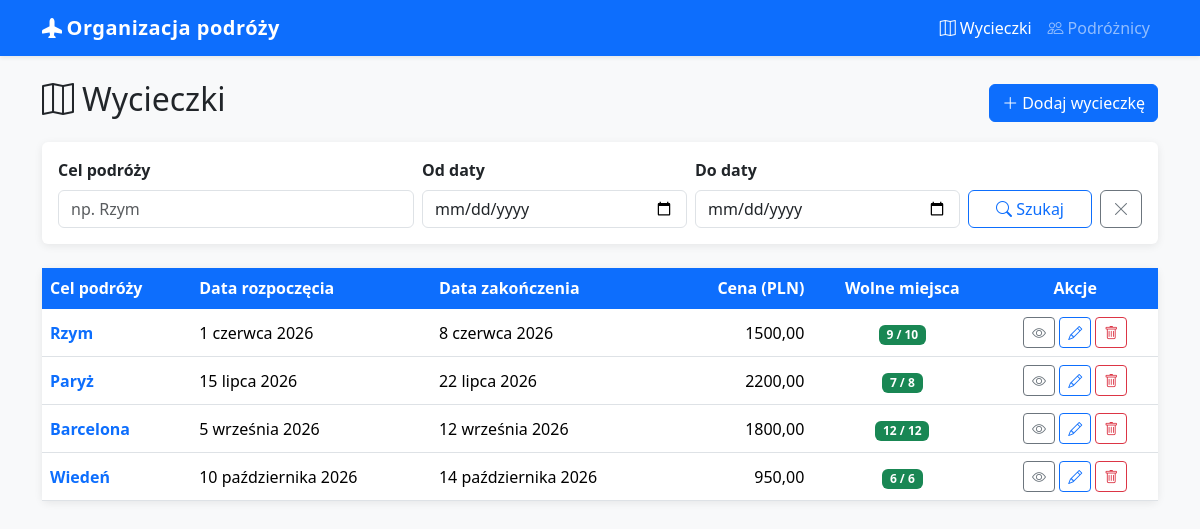
The page / on the database its author committed.
### travels/models.py (models this page shows, shortened)
class Trip(models.Model):
    destination = models.CharField('cel podróży', max_length=200)
    description = models.TextField('opis', blank=True)
    start_date = models.DateField('data rozpoczęcia')
    end_date = models.DateField('data zakończenia')
    price = models.DecimalField(
        'cena (PLN)',
        max_digits=8,
        decimal_places=2,
        validators=[MinValueValidator(0)],
    )
    max_participants = models.PositiveIntegerField('maks. uczestników', default=10)
    class Meta:
        ordering = ['start_date']
        verbose_name = 'wycieczka'
        verbose_name_plural = 'wycieczki'
    def spots_left(self):
        confirmed = self.reservations.filter(status='confirmed').count()
        return self.max_participants - confirmed

### travels/views.py (the view)
# urls.py: path('', views.trip_list, name='trip_list'),
def trip_list(request):
    trips = Trip.objects.all()
    query = request.GET.get('q', '').strip()
    start_from = request.GET.get('start_from', '')
    start_to = request.GET.get('start_to', '')
    if query:
        trips = trips.filter(destination__icontains=query)
    if start_from:
        trips = trips.filter(start_date__gte=start_from)
    if start_to:
        trips = trips.filter(start_date__lte=start_to)
    return render(request, 'travels/trip_list.html', {
        'trips': trips,
        'query': query,
        'start_from': start_from,
        'start_to': start_to,
    })

### travels/templates/travels/trip_list.html (shortened to what this page needs)
{% extends "travels/base.html" %}
{% block nav_trips %}active{% endblock %}
{% block content %}
<div class="d-flex justify-content-between align-items-center mb-3">
  <h2><i class="bi bi-map me-2"></i>Wycieczki</h2>
  <a href="{% url 'trip_create' %}" class="btn btn-primary">
    <i class="bi bi-plus-lg me-1"></i>Dodaj wycieczkę
  </a>
</div>
<div class="card mb-4">
  <div class="card-body">
    <form method="get" class="row g-2 align-items-end">
      <div class="col-md-4">
        <label class="form-label fw-semibold">Cel podróży</label>
        <input type="text" name="q" value="{{ query }}" class="form-control" placeholder="np. Rzym">
      </div>
      <div class="col-md-3">
        <label class="form-label fw-semibold">Od daty</label>
        <input type="date" name="start_from" value="{{ start_from }}" class="form-control">
      </div>
      <div class="col-md-3">
        <label class="form-label fw-semibold">Do daty</label>
        <input type="date" name="start_to" value="{{ start_to }}" class="form-control">
      </div>
      <div class="col-md-2 d-flex gap-2">
        <button type="submit" class="btn btn-outline-primary w-100">
          <i class="bi bi-search"></i> Szukaj
        </button>
        <a href="{% url 'trip_list' %}" class="btn btn-outline-secondary">
          <i class="bi bi-x-lg"></i>
        </a>
      </div>
    </form>
  </div>
</div>
{% if trips %}
<div class="card">
  <div class="table-responsive">
    <table class="table table-hover align-middle mb-0">
      <thead>
        <tr>
          <th>Cel podróży</th>
          <th>Data rozpoczęcia</th>
          <th>Data zakończenia</th>
          <th class="text-end">Cena (PLN)</th>
          <th class="text-center">Wolne miejsca</th>
          <th class="text-center">Akcje</th>
        </tr>
      </thead>
      <tbody>
        {% for trip in trips %}
        <tr>
          <td>
            <a href="{% url 'trip_detail' trip.pk %}" class="fw-semibold text-decoration-none">
              {{ trip.destination }}
            </a>
          </td>
          <td>{{ trip.start_date }}</td>
          <td>{{ trip.end_date }}</td>
          <td class="text-end">{{ trip.price }}</td>
          <td class="text-center">
            {% with spots=trip.spots_left %}
              {% if spots > 0 %}
                <span class="badge bg-success">{{ spots }} / {{ trip.max_participants }}</span>
              {% else %}
                <span class="badge bg-danger">Brak</span>
              {% endif %}
            {% endwith %}
          </td>
          <td class="text-center">
            <a href="{% url 'trip_detail' trip.pk %}" class="btn btn-sm btn-outline-secondary" title="Szczegóły">
              <i class="bi bi-eye"></i>
            </a>
            <a href="{% url 'trip_edit' trip.pk %}" class="btn btn-sm btn-outline-primary" title="Edytuj">
              <i class="bi bi-pencil"></i>
            </a>
            <a href="{% url 'trip_delete' trip.pk %}" class="btn btn-sm btn-outline-danger" title="Usuń">
              <i class="bi bi-trash"></i>
            </a>
          </td>
        </tr>
        {% endfor %}
      </tbody>
    </table>
  </div>
</div>
{% else %}
<div class="alert alert-info">
  <i class="bi bi-info-circle me-1"></i>
  Nie znaleziono wycieczek pasujących do kryteriów wyszukiwania.
</div>
{% endif %}
{% endblock %}

### travels/templates/travels/base.html (style rules this page uses)
body { background-color: #f8f9fa; }
.card { border: none; box-shadow: 0 2px 8px rgba(0,0,0,.08); }
.table thead th { background-color: #0d6efd; color: #fff; border-color: #0d6efd; }

### rows shown on the page
Trip: destination "Rzym", start_date "1 czerwca 2026", end_date "8 czerwca 2026", price "1500,00", spots_left "9", max_participants "10"
Trip: destination "Paryż", start_date "15 lipca 2026", end_date "22 lipca 2026", price "2200,00", spots_left "7", max_participants "8"
Trip: destination "Barcelona", start_date "5 września 2026", end_date "12 września 2026", price "1800,00", spots_left "12", max_participants "12"
Trip: destination "Wiedeń", start_date "10 października 2026", end_date "14 października 2026", price "950,00", spots_left "6", max_participants "6"
